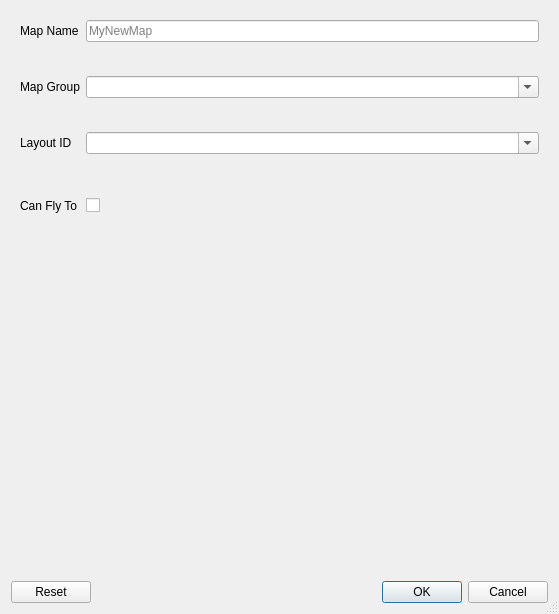
<?xml version="1.0" encoding="UTF-8"?>
<ui version="4.0">
 <class>NewMapDialog</class>
 <widget class="QDialog" name="NewMapDialog">
  <property name="geometry">
   <rect>
    <x>0</x>
    <y>0</y>
    <width>559</width>
    <height>614</height>
   </rect>
  </property>
  <property name="windowTitle">
   <string>New Map Options</string>
  </property>
  <property name="sizeGripEnabled">
   <bool>true</bool>
  </property>
  <property name="modal">
   <bool>true</bool>
  </property>
  <layout class="QVBoxLayout" name="verticalLayout">
   <item>
    <widget class="QScrollArea" name="scrollArea">
     <property name="frameShape">
      <enum>QFrame::Shape::NoFrame</enum>
     </property>
     <property name="frameShadow">
      <enum>QFrame::Shadow::Plain</enum>
     </property>
     <property name="sizeAdjustPolicy">
      <enum>QAbstractScrollArea::SizeAdjustPolicy::AdjustToContents</enum>
     </property>
     <property name="widgetResizable">
      <bool>true</bool>
     </property>
     <widget class="QWidget" name="scrollAreaWidgetContents">
      <property name="geometry">
       <rect>
        <x>0</x>
        <y>0</y>
        <width>535</width>
        <height>550</height>
       </rect>
      </property>
      <layout class="QGridLayout" name="gridLayout_3">
       <property name="verticalSpacing">
        <number>10</number>
       </property>
       <item row="0" column="0">
        <widget class="QLabel" name="label_Name">
         <property name="text">
          <string>Map Name</string>
         </property>
        </widget>
       </item>
       <item row="11" column="0" colspan="2">
        <widget class="QWidget" name="widget_HeaderData" native="true">
         <layout class="QVBoxLayout" name="layout_HeaderData">
          <property name="sizeConstraint">
           <enum>QLayout::SizeConstraint::SetMinAndMaxSize</enum>
          </property>
          <property name="leftMargin">
           <number>0</number>
          </property>
          <property name="topMargin">
           <number>0</number>
          </property>
          <property name="rightMargin">
           <number>0</number>
          </property>
          <property name="bottomMargin">
           <number>0</number>
          </property>
         </layout>
        </widget>
       </item>
       <item row="3" column="1">
        <widget class="QLabel" name="label_GroupError">
         <property name="visible">
          <bool>false</bool>
         </property>
         <property name="styleSheet">
          <string notr="true">color: rgb(255, 0, 0)</string>
         </property>
         <property name="text">
          <string/>
         </property>
         <property name="wordWrap">
          <bool>true</bool>
         </property>
        </widget>
       </item>
       <item row="1" column="1">
        <widget class="QLabel" name="label_NameError">
         <property name="visible">
          <bool>false</bool>
         </property>
         <property name="styleSheet">
          <string notr="true">color: rgb(255, 0, 0)</string>
         </property>
         <property name="text">
          <string/>
         </property>
         <property name="wordWrap">
          <bool>true</bool>
         </property>
        </widget>
       </item>
       <item row="4" column="0">
        <widget class="QLabel" name="label_LayoutID">
         <property name="text">
          <string>Layout ID</string>
         </property>
        </widget>
       </item>
       <item row="2" column="0">
        <widget class="QLabel" name="label_Group">
         <property name="text">
          <string>Map Group</string>
         </property>
        </widget>
       </item>
       <item row="4" column="1">
        <widget class="NoScrollComboBox" name="comboBox_LayoutID">
         <property name="editable">
          <bool>true</bool>
         </property>
         <property name="insertPolicy">
          <enum>QComboBox::InsertPolicy::NoInsert</enum>
         </property>
        </widget>
       </item>
       <item row="8" column="1">
        <widget class="QCheckBox" name="checkBox_CanFlyTo">
         <property name="toolTip">
          <string>&lt;html&gt;&lt;head/&gt;&lt;body&gt;&lt;p&gt;If checked, a Heal Location will be added to this map automatically.&lt;/p&gt;&lt;/body&gt;&lt;/html&gt;</string>
         </property>
         <property name="text">
          <string/>
         </property>
        </widget>
       </item>
       <item row="6" column="1">
        <widget class="QLabel" name="label_LayoutIDError">
         <property name="visible">
          <bool>false</bool>
         </property>
         <property name="styleSheet">
          <string notr="true">color: rgb(255, 0, 0)</string>
         </property>
         <property name="text">
          <string/>
         </property>
         <property name="wordWrap">
          <bool>true</bool>
         </property>
        </widget>
       </item>
       <item row="7" column="0" colspan="2">
        <widget class="NewLayoutForm" name="newLayoutForm" native="true"/>
       </item>
       <item row="2" column="1">
        <widget class="NoScrollComboBox" name="comboBox_Group">
         <property name="toolTip">
          <string>&lt;html&gt;&lt;head/&gt;&lt;body&gt;&lt;p&gt;The name of the group this map will be added to.&lt;/p&gt;&lt;/body&gt;&lt;/html&gt;</string>
         </property>
         <property name="editable">
          <bool>true</bool>
         </property>
         <property name="insertPolicy">
          <enum>QComboBox::InsertPolicy::NoInsert</enum>
         </property>
        </widget>
       </item>
       <item row="8" column="0">
        <widget class="QLabel" name="label_CanFlyTo">
         <property name="text">
          <string>Can Fly To</string>
         </property>
        </widget>
       </item>
       <item row="0" column="1">
        <widget class="QLineEdit" name="lineEdit_Name">
         <property name="toolTip">
          <string>&lt;html&gt;&lt;head/&gt;&lt;body&gt;&lt;p&gt;The name of the new map. The name cannot be the same as any other existing map.&lt;/p&gt;&lt;/body&gt;&lt;/html&gt;</string>
         </property>
         <property name="placeholderText">
          <string>MyNewMap</string>
         </property>
         <property name="clearButtonEnabled">
          <bool>true</bool>
         </property>
        </widget>
       </item>
       <item row="12" column="0" colspan="2">
        <spacer name="verticalSpacer">
         <property name="orientation">
          <enum>Qt::Orientation::Vertical</enum>
         </property>
         <property name="sizeHint" stdset="0">
          <size>
           <width>20</width>
           <height>40</height>
          </size>
         </property>
        </spacer>
       </item>
      </layout>
     </widget>
    </widget>
   </item>
   <item>
    <widget class="QLabel" name="label_GenericError">
     <property name="visible">
      <bool>false</bool>
     </property>
     <property name="styleSheet">
      <string notr="true">color: rgb(255, 0, 0)</string>
     </property>
     <property name="text">
      <string/>
     </property>
     <property name="wordWrap">
      <bool>true</bool>
     </property>
    </widget>
   </item>
   <item>
    <widget class="QDialogButtonBox" name="buttonBox">
     <property name="standardButtons">
      <set>QDialogButtonBox::StandardButton::Cancel|QDialogButtonBox::StandardButton::Ok|QDialogButtonBox::StandardButton::Reset</set>
     </property>
    </widget>
   </item>
  </layout>
 </widget>
 <customwidgets>
  <customwidget>
   <class>NewLayoutForm</class>
   <extends>QWidget</extends>
   <header>newlayoutform.h</header>
   <container>1</container>
  </customwidget>
  <customwidget>
   <class>NoScrollComboBox</class>
   <extends>QComboBox</extends>
   <header>noscrollcombobox.h</header>
  </customwidget>
 </customwidgets>
 <resources/>
 <connections/>
</ui>
